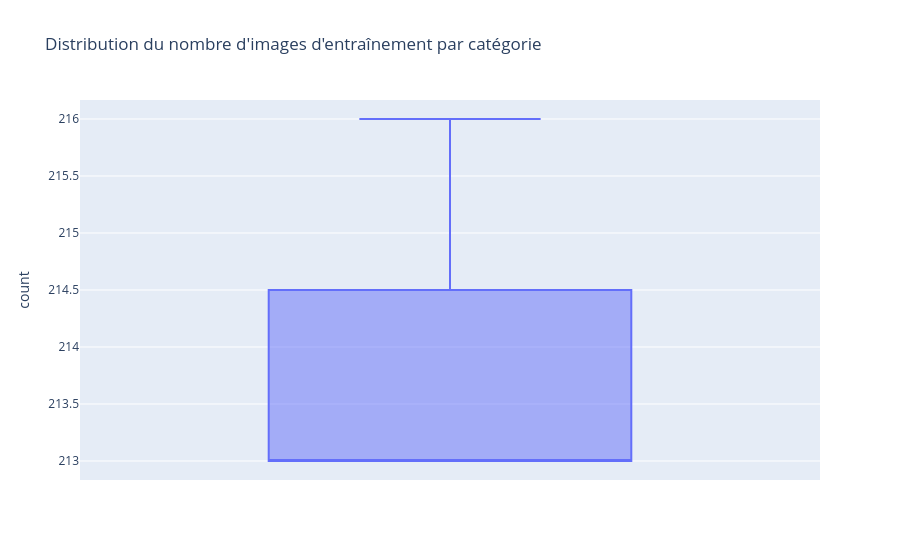

Notebook cell for this chart:
### Code cell
#nombre d'image d'entrainement par catégorie 

counts_cat = (
    df_rad[df_rad["type"] == "train"]
    .groupby("category")
    .size()
    .reset_index(name="count")
)

fig = px.box(
    counts_cat,
    y="count",
    title="Distribution du nombre d'images d'entraînement par catégorie"
)

fig.show()

### Figure 1 — Plotly figure (JSON) as saved in the notebook; plotly's stock layout.template omitted (floating-point values rounded to 4 significant figures)
{"data": [{"alignmentgroup": "True", "hovertemplate": "count=%{y}<extra></extra>", "legendgroup": "", "marker": {"color": "#636efa"}, "name": "", "notched": false, "offsetgroup": "", "orientation": "v", "showlegend": false, "type": "box", "x0": " ", "xaxis": "x", "y": [216, 213, 213, 213], "y0": " ", "yaxis": "y"}], "layout": {"boxmode": "group", "legend": {"tracegroupgap": 0}, "title": {"text": "Distribution du nombre d'images d'entraînement par catégorie"}, "xaxis": {"anchor": "y", "domain": [0, 1]}, "yaxis": {"anchor": "x", "domain": [0, 1], "title": {"text": "count"}}}}
